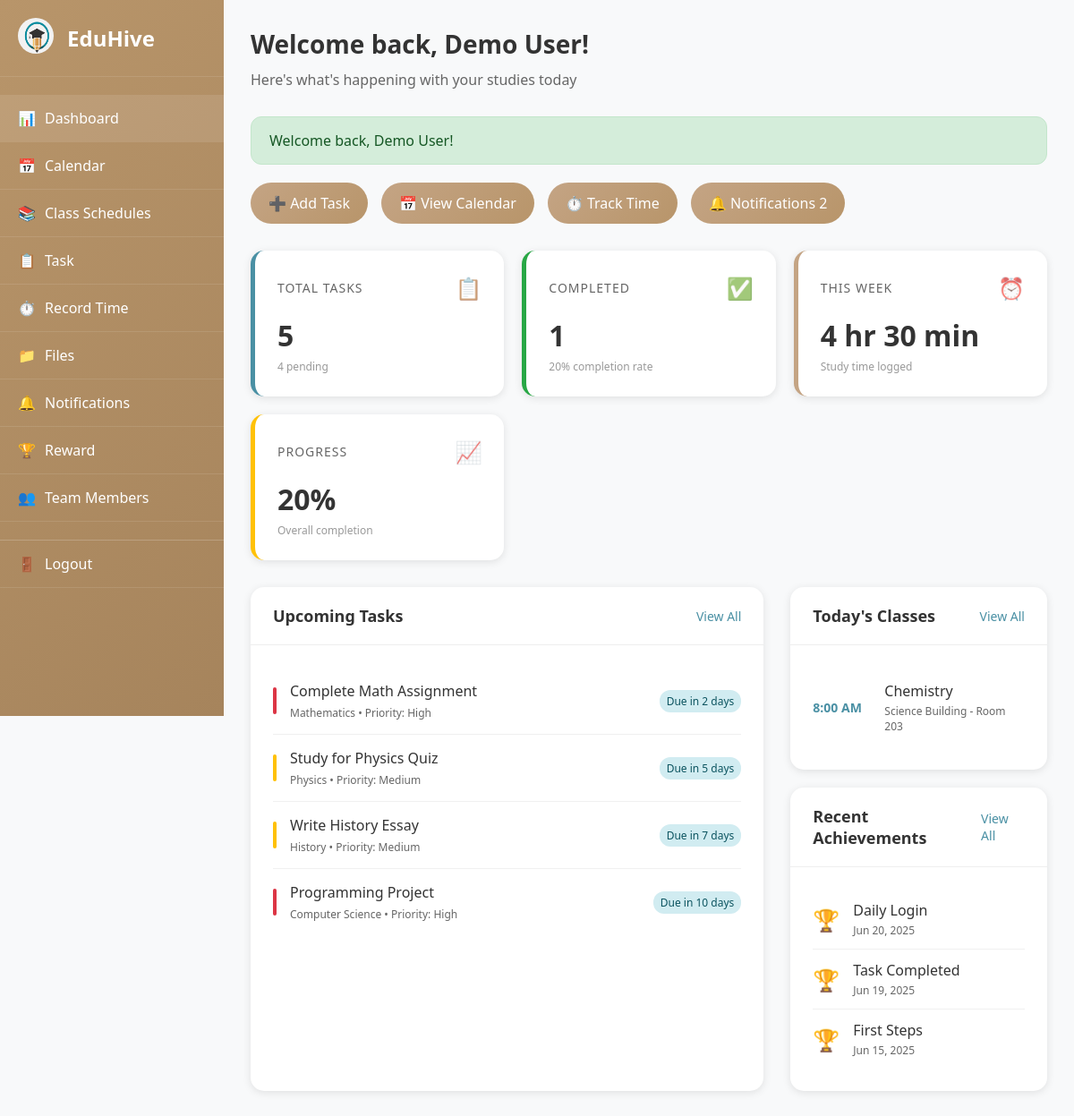
/dashboard.php (signed in), run on the app's committed database.
### tables this page shows
CREATE TABLE `tasks` (
  `id` int(11) NOT NULL,
  `user_id` int(11) NOT NULL,
  `title` varchar(200) NOT NULL,
  `description` text DEFAULT NULL,
  `priority` enum('low','medium','high') DEFAULT 'medium',
  `status` enum('pending','in_progress','completed') DEFAULT 'pending',
  `due_date` date DEFAULT NULL,
  `reminder_date` datetime DEFAULT NULL,
  `course` varchar(100) DEFAULT NULL,
  `created_at` timestamp NOT NULL DEFAULT current_timestamp(),
  `updated_at` timestamp NOT NULL DEFAULT current_timestamp() ON UPDATE current_timestamp()
);

CREATE TABLE `class_schedules` (
  `id` int(11) NOT NULL,
  `user_id` int(11) NOT NULL,
  `subject` varchar(100) NOT NULL,
  `course_code` varchar(20) DEFAULT NULL,
  `instructor` varchar(100) DEFAULT NULL,
  `day_of_week` enum('Monday','Tuesday','Wednesday','Thursday','Friday','Saturday','Sunday') NOT NULL,
  `start_time` time NOT NULL,
  `end_time` time NOT NULL,
  `location` varchar(100) DEFAULT NULL,
  `room` varchar(50) DEFAULT NULL,
  `semester` varchar(20) DEFAULT NULL,
  `created_at` timestamp NOT NULL DEFAULT current_timestamp()
);

CREATE TABLE `rewards` (
  `id` int(11) NOT NULL,
  `user_id` int(11) NOT NULL,
  `badge_name` varchar(50) NOT NULL,
  `badge_type` enum('daily','weekly','monthly','achievement') DEFAULT 'achievement',
  `points` int(11) DEFAULT 0,
  `description` text DEFAULT NULL,
  `earned_date` date DEFAULT curdate(),
  `created_at` timestamp NOT NULL DEFAULT current_timestamp()
);

### config/session.php (called while the page is built, shortened)
<?php
function isLoggedIn() {
    return isset($_SESSION['user_id']) && !empty($_SESSION['user_id']);
}
function getCurrentUser() {
    return [
        'id' => $_SESSION['user_id'],
        'name' => $_SESSION['user_name'],
        'email' => $_SESSION['user_email'],
        'role' => $_SESSION['user_role'] ?? 'user'
    ];
}
function getMessage() {
    if (isset($_SESSION['flash_message'])) {
        $message = $_SESSION['flash_message'];
        return $message;
    }
    return null;
}
?>

### config/functions.php (called while the page is built, shortened)
<?php
function formatDate($date, $format = 'M d, Y')
{
    try {
        $datetime = new DateTime($date);
        return $datetime->format($format);
    } catch (Exception $e) {
        return $date;
    }
}
function daysUntilDue($due_date)
{
    $today = new DateTime('today');
    $due = new DateTime($due_date);
    $diff = $today->diff($due);
    return $diff->days;
}
function formatDuration($minutes)
{
    $hours = floor($minutes / 60);
    $mins = $minutes % 60;
    return $hours . ' hr ' . $mins . ' min';
}
function calculateStudyStats($user_id, $database)
{
    try {
        $db = $database->getConnection();
        $stmt = $db->prepare("SELECT COUNT(*) as total FROM tasks WHERE user_id = ?");
        $stmt->execute([$user_id]);
        $total_tasks = $stmt->fetch()['total'];
        $stmt = $db->prepare("SELECT COUNT(*) as completed FROM tasks WHERE user_id = ? AND status = 'completed'");
        $stmt->execute([$user_id]);
        $completed_tasks = $stmt->fetch()['completed'];
        $week_start = date('Y-m-d', strtotime('monday this week'));
        $stmt = $db->prepare("SELECT SUM(duration) as total_time FROM time_records WHERE user_id = ? AND date >= ?");
        $stmt->execute([$user_id, $week_start]);
        $weekly_time = $stmt->fetch()['total_time'] ?? 0;
        $completion_rate = $total_tasks > 0 ? round(($completed_tasks / $total_tasks) * 100) : 0;
        return [
            'total_tasks' => $total_tasks,
            'completed_tasks' => $completed_tasks,
            'pending_tasks' => $total_tasks - $completed_tasks,
            'weekly_time' => $weekly_time,
            'completion_rate' => $completion_rate
        ];
    } catch (Exception $e) {
        error_log("Error calculating study stats: " . $e->getMessage());
        return [
            'total_tasks' => 0,
            'completed_tasks' => 0,
            'pending_tasks' => 0,
            'weekly_time' => 0,
            'completion_rate' => 0
        ];
    }
}
function getUnreadNotificationCount($user_id, $database = null)
{
    try {
        $db = $database->getConnection();
        $stmt = $db->prepare("SELECT COUNT(*) as count FROM notifications WHERE user_id = ? AND is_read = 0");
        $stmt->execute([$user_id]);
        return $stmt->fetch()['count'];
    } catch (Exception $e) {
        return 0;
    }
}

### dashboard.php (the view, shortened to what this page needs)
<?php
require_once 'config/session.php';
require_once 'config/functions.php';
$user = getCurrentUser();
$database = new Database();
$db = $database->getConnection();
$stats = calculateStudyStats($user['id'], $database);
$unread_notifications = getUnreadNotificationCount($user['id'], $database);
try {
    $stmt = $db->prepare("
        SELECT * FROM tasks
        WHERE user_id = ? AND status != 'completed'
        ORDER BY due_date ASC, priority DESC
        LIMIT 5
    ");
    $stmt->execute([$user['id']]);
    $recent_tasks = $stmt->fetchAll();
} catch (Exception $e) {
    $recent_tasks = [];
}
try {
    $today = date('l');
    $stmt = $db->prepare("
        SELECT * FROM class_schedules
        WHERE user_id = ? AND day_of_week = ?
        ORDER BY start_time ASC
    ");
    $stmt->execute([$user['id'], $today]);
    $today_classes = $stmt->fetchAll();
} catch (Exception $e) {
    $today_classes = [];
}
try {
    $stmt = $db->prepare("
        SELECT * FROM rewards
        WHERE user_id = ?
        ORDER BY earned_date DESC
        LIMIT 3
    ");
    $stmt->execute([$user['id']]);
    $recent_rewards = $stmt->fetchAll();
} catch (Exception $e) {
    $recent_rewards = [];
}
$message = getMessage();
?>
<!DOCTYPE html>
<html lang="en">
<head>
</head>
<body>
    <?php include_once 'sidebar.php'; ?>
    <div class="main-content">
        <div class="page-header">
            <h1 class="page-title">Welcome back, <?php echo htmlspecialchars($user['name']); ?>!</h1>
            <p class="page-subtitle">Here's what's happening with your studies today</p>
        </div>
        <?php if ($message): ?>
            <div class="message <?php echo htmlspecialchars($message['type']); ?>">
                <?php echo htmlspecialchars($message['text']); ?>
            </div>
        <?php endif; ?>
        <div class="quick-actions">
            <a href="task.php" class="quick-btn">➕ Add Task</a>
            <a href="calendar.php" class="quick-btn">📅 View Calendar</a>
            <a href="record_time.php" class="quick-btn">⏱️ Track Time</a>
<div class="notification-indicator quick-btn">
    <a href="notifications.php" style="text-decoration: none;color: white;">
        🔔 Notifications
        <?php if ($unread_notifications > 0): ?>
            <span class="badge"><?php echo $unread_notifications; ?></span>
        <?php endif; ?>
    </a>
</div>
        </div>
        <div class="stats-grid">
            <div class="stat-card tasks">
                <div class="stat-header">
                    <span class="stat-title">Total Tasks</span>
                    <span class="stat-icon">📋</span>
                </div>
                <div class="stat-value"><?php echo $stats['total_tasks']; ?></div>
                <div class="stat-subtitle"><?php echo $stats['pending_tasks']; ?> pending</div>
            </div>
            <div class="stat-card completed">
                <div class="stat-header">
                    <span class="stat-title">Completed</span>
                    <span class="stat-icon">✅</span>
                </div>
                <div class="stat-value"><?php echo $stats['completed_tasks']; ?></div>
                <div class="stat-subtitle"><?php echo $stats['completion_rate']; ?>% completion rate</div>
            </div>
            <div class="stat-card time">
                <div class="stat-header">
                    <span class="stat-title">This Week</span>
                    <span class="stat-icon">⏰</span>
                </div>
                <div class="stat-value"><?php echo formatDuration($stats['weekly_time']); ?></div>
                <div class="stat-subtitle">Study time logged</div>
            </div>
            <div class="stat-card progress">
                <div class="stat-header">
                    <span class="stat-title">Progress</span>
                    <span class="stat-icon">📈</span>
                </div>
                <div class="stat-value"><?php echo $stats['completion_rate']; ?>%</div>
                <div class="stat-subtitle">Overall completion</div>
            </div>
        </div>
        <div class="content-grid">
            <div class="card">
                <div class="card-header">
                    <h3 class="card-title">Upcoming Tasks</h3>
                    <a href="task.php" style="color: #4A90A4; text-decoration: none; font-size: 14px;">View All</a>
                </div>
                <div class="card-body">
                    <?php if (!empty($recent_tasks)): ?>
                        <ul class="task-list">
                            <?php foreach ($recent_tasks as $task): ?>
                                <li class="task-item">
                                    <div class="task-priority <?php echo $task['priority']; ?>"></div>
                                    <div class="task-content">
                                        <div class="task-title"><?php echo htmlspecialchars($task['title']); ?></div>
                                        <div class="task-meta">
                                            <?php if ($task['course']): ?>
                                                <?php echo htmlspecialchars($task['course']); ?> •
                                            <?php endif; ?>
                                            Priority: <?php echo ucfirst($task['priority']); ?>
                                        </div>
                                    </div>
                                    <?php if ($task['due_date']): ?>
                                        <?php
                                        $days_until = daysUntilDue($task['due_date']);
                                        $due_class = 'upcoming';
                                        ?>
                                        <span class="task-due <?php echo $due_class; ?>">
                                            <?php
                                            if ($days_until < 0) echo 'Overdue';
                                            elseif ($days_until == 0) echo 'Due Today';
                                            else echo 'Due in ' . $days_until . ' day' . ($days_until > 1 ? 's' : '');
                                            ?>
                                        </span>
                                    <?php endif; ?>
                                </li>
                            <?php endforeach; ?>
                        </ul>
                    <?php endif; ?>
                </div>
            </div>
            <div>
                <div class="card" style="margin-bottom: 20px;">
                    <div class="card-header">
                        <h3 class="card-title">Today's Classes</h3>
                        <a href="class_schedule.php" style="color: #4A90A4; text-decoration: none; font-size: 14px;">View All</a>
                    </div>
                    <div class="card-body">
                        <?php if (!empty($today_classes)): ?>
                            <?php foreach ($today_classes as $class): ?>
                                <div class="class-item">
                                    <div class="class-time">
                                        <?php echo date('g:i A', strtotime($class['start_time'])); ?>
                                    </div>
                                    <div class="class-details">
                                        <div class="class-subject"><?php echo htmlspecialchars($class['subject']); ?></div>
                                        <div class="class-location">
                                            <?php echo htmlspecialchars($class['location'] ?? 'No location'); ?>
                                            <?php if ($class['room']): ?>
                                                - <?php echo htmlspecialchars($class['room']); ?>
                                            <?php endif; ?>
                                        </div>
                                    </div>
                                </div>
                            <?php endforeach; ?>
                        <?php endif; ?>
                    </div>
                </div>
                <div class="card">
                    <div class="card-header">
                        <h3 class="card-title">Recent Achievements</h3>
                        <a href="reward.php" style="color: #4A90A4; text-decoration: none; font-size: 14px;">View All</a>
                    </div>
                    <div class="card-body">
                        <?php if (!empty($recent_rewards)): ?>
                            <?php foreach ($recent_rewards as $reward): ?>
                                <div class="reward-item">
                                    <span class="reward-icon">🏆</span>
                                    <div class="reward-details">
                                        <div class="reward-name"><?php echo htmlspecialchars($reward['badge_name']); ?></div>
                                        <div class="reward-date"><?php echo formatDate($reward['earned_date']); ?></div>
                                    </div>
                                </div>
                            <?php endforeach; ?>
                        <?php endif; ?>
                    </div>
                </div>
            </div>
        </div>
    </div>
</body>
</html>

### data on the page
tasks: title "Complete Math Assignment", course "Mathematics", priority "High", due_date "2"
tasks: title "Study for Physics Quiz", course "Physics", priority "Medium", due_date "5"
tasks: title "Write History Essay", course "History", priority "Medium", due_date "7"
tasks: title "Programming Project", course "Computer Science", priority "High", due_date "10"
class_schedules: start_time "8:00 AM", subject "Chemistry", location "Science Building", room "Room 203"
rewards: badge_name "Daily Login", earned_date "Jun 20, 2025"
rewards: badge_name "Task Completed", earned_date "Jun 19, 2025"
rewards: badge_name "First Steps", earned_date "Jun 15, 2025"

### other printed values
$item['icon'] "📊"
$item['label'] "Dashboard"
$item['icon'] "📅"
$item['label'] "Calendar"
$item['icon'] "📚"
$item['label'] "Class Schedules"
$item['icon'] "📋"
$item['label'] "Task"
$item['icon'] "⏱️"
$item['label'] "Record Time"
$item['icon'] "📁"
$item['label'] "Files"
$item['icon'] "🔔"
$item['label'] "Notifications"
$item['icon'] "🏆"
